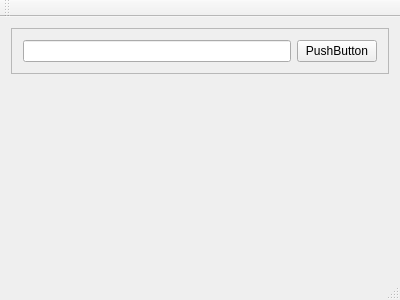
<?xml version="1.0" encoding="UTF-8"?>
<ui version="4.0">
 <class>MainWindow</class>
 <widget class="QMainWindow" name="MainWindow">
  <property name="geometry">
   <rect>
    <x>0</x>
    <y>0</y>
    <width>400</width>
    <height>300</height>
   </rect>
  </property>
  <property name="windowTitle">
   <string>MainWindow</string>
  </property>
  <widget class="QWidget" name="centralWidget">
   <layout class="QGridLayout" name="gridLayout">
    <item row="1" column="0">
     <widget class="QCustomPlot" name="customPlot" native="true">
      <property name="sizePolicy">
       <sizepolicy hsizetype="Preferred" vsizetype="MinimumExpanding">
        <horstretch>0</horstretch>
        <verstretch>0</verstretch>
       </sizepolicy>
      </property>
     </widget>
    </item>
    <item row="0" column="0">
     <widget class="QFrame" name="frame">
      <property name="frameShape">
       <enum>QFrame::StyledPanel</enum>
      </property>
      <property name="frameShadow">
       <enum>QFrame::Raised</enum>
      </property>
      <layout class="QHBoxLayout" name="horizontalLayout">
       <item>
        <widget class="QLineEdit" name="lineEdit_timeScale"/>
       </item>
       <item>
        <widget class="QPushButton" name="pushButton_apply">
         <property name="text">
          <string>PushButton</string>
         </property>
        </widget>
       </item>
      </layout>
     </widget>
    </item>
   </layout>
  </widget>
  <widget class="QMenuBar" name="menuBar">
   <property name="geometry">
    <rect>
     <x>0</x>
     <y>0</y>
     <width>400</width>
     <height>21</height>
    </rect>
   </property>
  </widget>
  <widget class="QToolBar" name="mainToolBar">
   <attribute name="toolBarArea">
    <enum>TopToolBarArea</enum>
   </attribute>
   <attribute name="toolBarBreak">
    <bool>false</bool>
   </attribute>
  </widget>
  <widget class="QStatusBar" name="statusBar"/>
 </widget>
 <layoutdefault spacing="6" margin="11"/>
 <customwidgets>
  <customwidget>
   <class>QCustomPlot</class>
   <extends>QWidget</extends>
   <header location="global">../QCustomPlot/qcustomplot/qcustomplot.h</header>
   <container>1</container>
  </customwidget>
 </customwidgets>
 <resources/>
 <connections/>
</ui>
